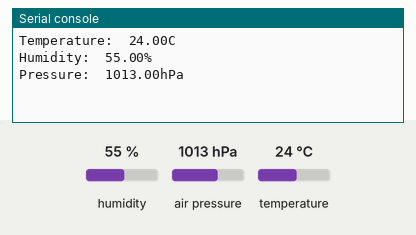
A program run on a simulated ESP32 board running MicroPython. Parts: the last lines printed to the serial console. Inputs (shaded band) come from the test bench; at power-on: humidity 55 %, air pressure 1013 hPa, temperature 24 °C.

Above: at 1.2 s.
1.3 s: humidity set to 22 %
At 6.1 s:
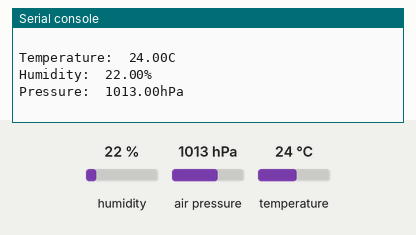
7.3 s: air pressure set to 952 hPa
At 10.4 s:
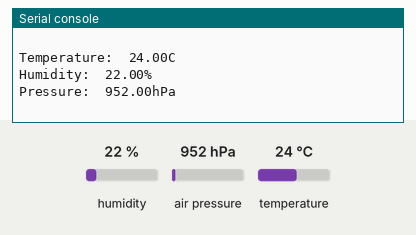

Measured:
- after the input at 1.3 s, the serial console: prints a new line after 3.7 s (image 1)
- after the input at 7.3 s, the serial console: prints a new line after 2.7 s (image 2)

The program:

main.py
```python
from machine import Pin, I2C
from time import sleep
import BME280

SDA_I2CADDR = Pin(21)
SCL_I2CADDR = Pin(22)
I2CBUS_FREQ = 10000

# ESP32 - Pin assignment
i2c = I2C(scl=SCL_I2CADDR, sda=SDA_I2CADDR, freq=I2CBUS_FREQ)

while True:
  bme = BME280.BME280(i2c=i2c)
  temp = bme.temperature
  hum = bme.humidity
  pres = bme.pressure

  print('Temperature: ', temp)
  print('Humidity: ', hum)
  print('Pressure: ', pres)
  print()

  sleep(5)
```
